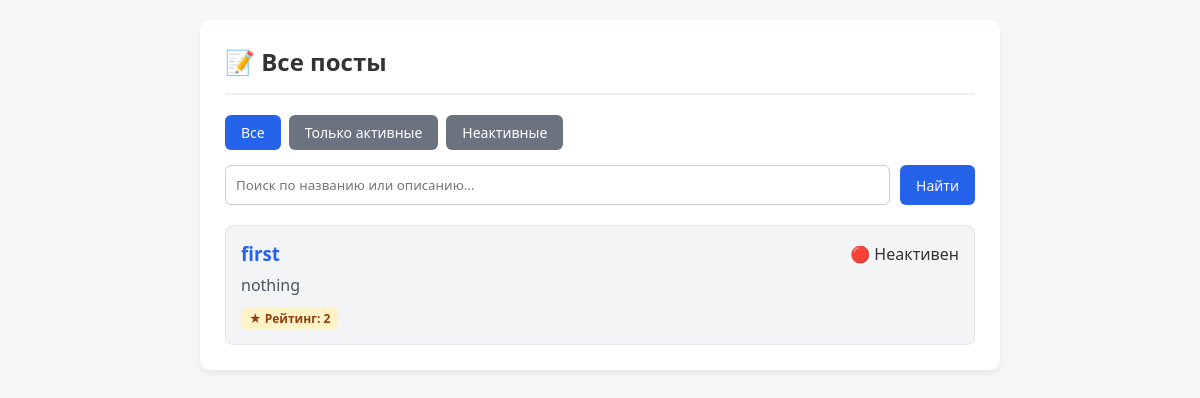
Before: / with the older database file.
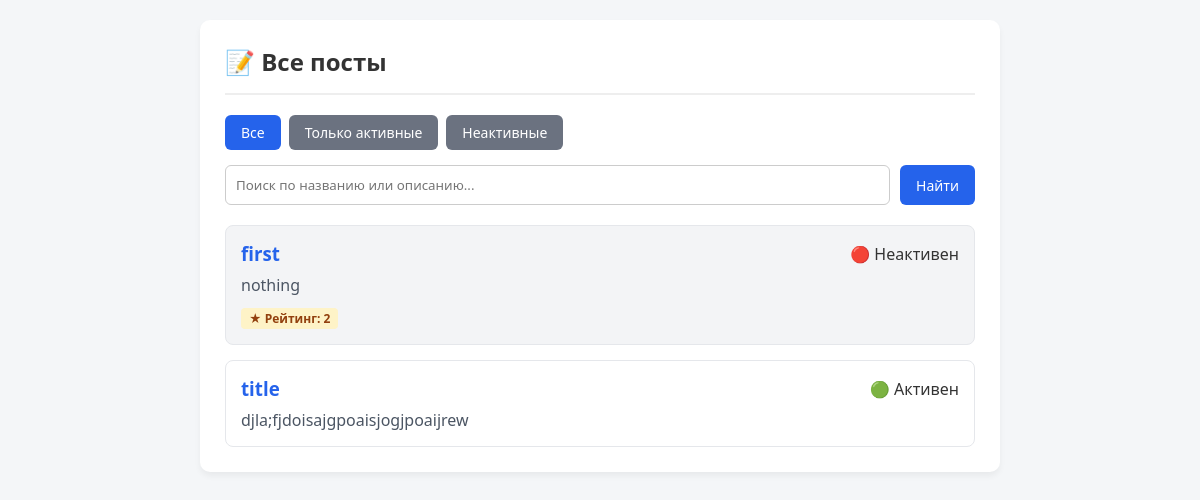
After: the same page with the newer database file.
### posts/models.py (models this page shows)
class Post(models.Model):
    title = models.CharField(max_length=200)
    description = models.CharField(max_length=200)
    rate = models.IntegerField(null = True)
    is_active = models.BooleanField(default=True)

### posts/views.py (the view)
# urls.py: path('', post_list, name='post_list'),
def post_list(request):
    posts = Post.objects.all()
    is_active_param = request.GET.get('is_active')
    if is_active_param is not None:
        if is_active_param.lower() in ['true', '1']:
            posts = posts.filter(is_active=True)
        elif is_active_param.lower() in ['false', '0']:
            posts = posts.filter(is_active=False)
    query = request.GET.get('search', '').strip()
    if query:
        posts = posts.filter(
            Q(title__icontains=query) |
            Q(description__icontains=query)
        )
    return render(request, 'posts/list.html', {'posts': posts})

### templates/posts/list.html (shortened to what this page needs)
{% extends 'posts/base.html' %}
{% block content %}
<div style="margin-bottom: 15px; display: flex; gap: 8px;">
    <a href="{% url 'post_list' %}{% if request.GET.search %}?search={{ request.GET.search }}{% endif %}"
       class="btn {% if not request.GET.is_active %}btn-primary{% else %}btn-secondary{% endif %}">
        Все
    </a>
    <a href="{% url 'post_list' %}?is_active=true{% if request.GET.search %}&search={{ request.GET.search }}{% endif %}"
       class="btn {% if request.GET.is_active == 'true' %}btn-primary{% else %}btn-secondary{% endif %}">
        Только активные
    </a>
    <a href="{% url 'post_list' %}?is_active=false{% if request.GET.search %}&search={{ request.GET.search }}{% endif %}"
       class="btn {% if request.GET.is_active == 'false' %}btn-primary{% else %}btn-secondary{% endif %}">
        Неактивные
    </a>
</div>
<form method="get" action="{% url 'post_list' %}" style="display: flex; gap: 10px; margin-bottom: 20px;">
    <input type="text"
           name="search"
           placeholder="Поиск по названию или описанию..."
           value="{{ request.GET.search|default:'' }}"
           style="flex: 1; padding: 10px; border: 1px solid #ccc; border-radius: 6px;">
    <button type="submit" class="btn">Найти</button>
</form>
<div style="display: flex; flex-direction: column; gap: 15px;">
    {% for post in posts %}
        <div style="padding: 15px; border: 1px solid #e5e7eb; border-radius: 8px; background: {% if not post.is_active %}#f3f4f6{% else %}#fff{% endif %};">
            <div style="display: flex; justify-content: space-between; align-items: center;">
                <h3><a href="{% url 'post_detail' pk=post.pk %}">{{ post.title }}</a></h3>
                <span>{% if post.is_active %}🟢 Активен{% else %}🔴 Неактивен{% endif %}</span>
            </div>
            <p style="margin-top: 8px; color: #4b5563;">{{ post.description }}</p>
            {% if post.rate is not None %}
                <div style="margin-top: 10px;">
                    <span class="rate-badge">★ Рейтинг: {{ post.rate }}</span>
                </div>
            {% endif %}
        </div>
    {% empty %}
        <p style="text-align: center; color: #6b7280; padding: 20px 0;">Посты не найдены.</p>
    {% endfor %}
</div>
{% endblock %}

Changed rows visible on the page:
added Post: title "title", is_active "🟢 Активен", description "djla;fjdoisajgpoaisjogjpoaijrew"
